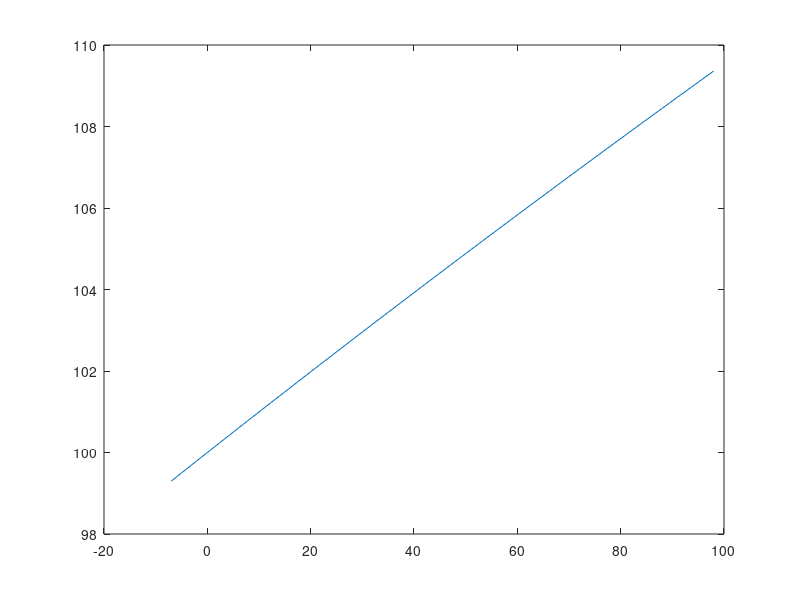

MATLAB code for this plot: (Note: this script raises an error after producing the figure.)
%%%%%%%%%%%%%%%%%%%%%%%%%%%%%%%%%%%%%%%%%%%%%%%%%%%%%%%%%%%%%%%%%%%%%%%%%%%
%
%                               NOMENCLATURE
%
% dx - step size of spatial domain to print out results
% L - total length of spatial domain
% n - number of nodes for the output of the solution
% options_1 - setting convergence criterion for black box function
% options_2 - setting convergence criterion for ODE integrator
% RelTol - the relative tolerance convergence criterion for ode45
% TolX - the relative tolerance convergence criterion for fzero
% x - the spatial location of the solution results
% y0 - left boundary value of Y
% y_end - right boudary value of Y
% y_soln - dependent variable value for the solution of the BVP
% z - first derivative of Y, z=dY/dx
% z0 - left boundary value of z
% z0_guess - the initial guess for z(0)
%
%                                                       Written by Shu Xu
%                                                       08/03/2013
%                                                Modified 9/4/13 JBR
%                                                Modified 04/17/2017 HJW
%%%%%%%%%%%%%%%%%%%%%%%%%%%%%%%%%%%%%%%%%%%%%%%%%%%%%%%%%%%%%%%%%%%%%%%%%%%
%                                 PROGRAM
function Ex8_4_Shoot_Demo

clear all;clc;close all;             % Clear workspace and command window, 
                                     %      close all figures
L=5;                                 % Set length of spatial domain
n=11; dx=L/(n-1);                    % Set parameters for output of results
x=linspace(-n,n-1,n)*dx;
options_1=optimset('TolX',10^-8);    % Set convergence criteria for fzero
options_2=odeset('RelTol',10^-4);    % Set convergence criteria for ode45
z0_guess=-10;                        % Set initial guess for z(0)
                                                     
y0=100;                              % Initialize boundary values for the 
y_end=0;                             %      governing differential eqn

zz0=-7:7:100;
for i=1:length(zz0)
    ini_0=[y0,zz0(i)];
    [~, Y_soln]=ode45(@shooting_bvp,x,ini_0,options_2);
    endpoint(i)=Y_soln(end,1);
end
plot(zz0,endpoint)


%                                      % Call fzero to solve black box funct
% z0=fzero(@black_box,z0_guess,options_1);
%                                      % Using the converged results for ICs,
%                                      %      generate dependent variable 
%                                      %      values for plotting
% [~,y_soln]=ode45(@shooting_bvp,x,[y0,z0],options_2);
% warning('off','all'); % suppress warnings
%% Output %%
fprintf('The BVP problem has been solved by the shooting method!\n');
fprintf('The distribution of dependent variable values is:\n');
fprintf('Nodes,\t Position,\t Y value\n');
k=0;
for i=1:n
    fprintf(' I=%d,\t L=%2.5f,\t Y=%2.5f\n',i,x(i),y_soln(i,1));
end
%
%  This nested function provides the ODEs for the governing differential eqn
%
function dydx=shooting_bvp(~,y_soln)
dydx=zeros(2,1);
dydx(1)=y_soln(2);                    % dydx(1)=dy/dx
dydx(2)=-0.1*y_soln(1)*y_soln(2);     % dydx(2)=d2y/d2x=dz/dx
end
%
% This nested function provides the value of the blackbox function given  
%     the unknown initial condition
%
function error=black_box(z00)
ini_0=[y0,z00];                      % Set initial conditions for ODEs 
                                     % Call ode45 to integrate ODEs
[~, Y_soln]=ode45(@shooting_bvp,x,ini_0,options_2);
error=y_end-Y_soln(end,1);           % Black box function value is error
                                     %     between calculated and specified
                                     %     boundary condition
end
end
%                                PROGRAM END
%%%%%%%%%%%%%%%%%%%%%%%%%%%%%%%%%%%%%%%%%%%%%%%%%%%%%%%%%%%%%%%%%%%%%%%%%%%